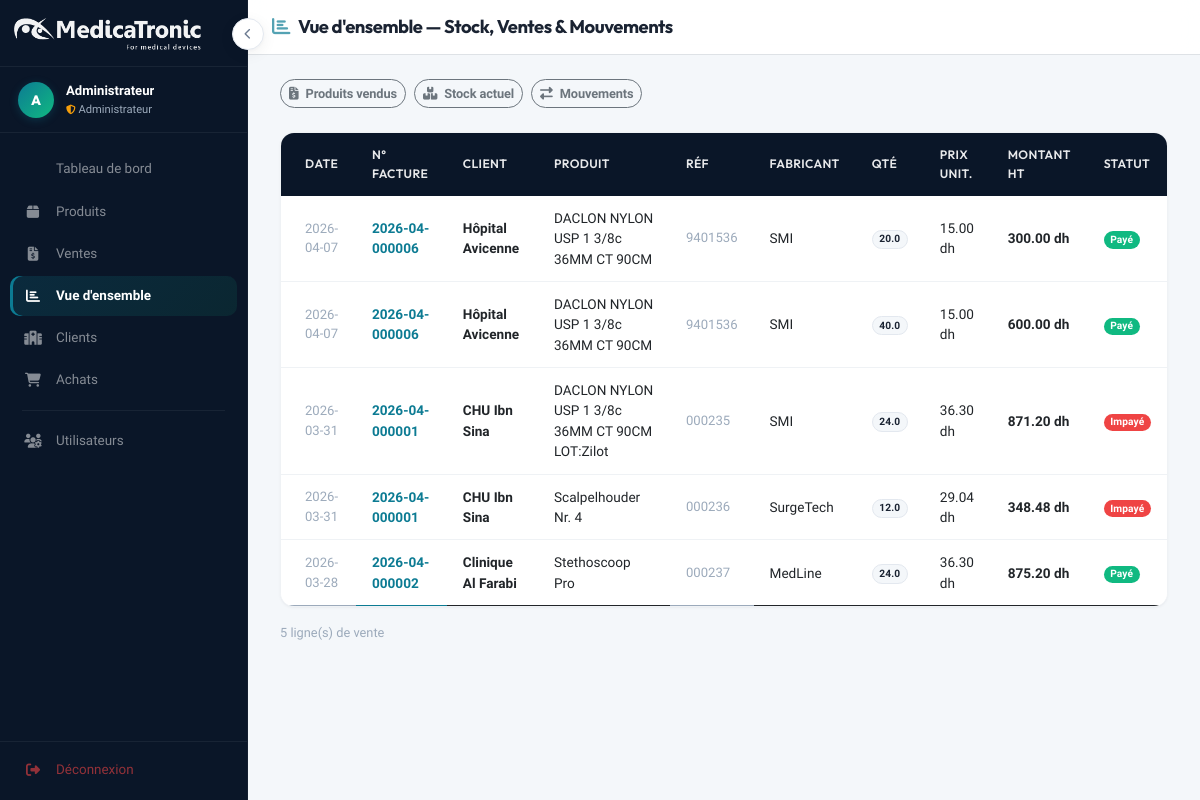
Before: /overview (signed in) with the older database file.
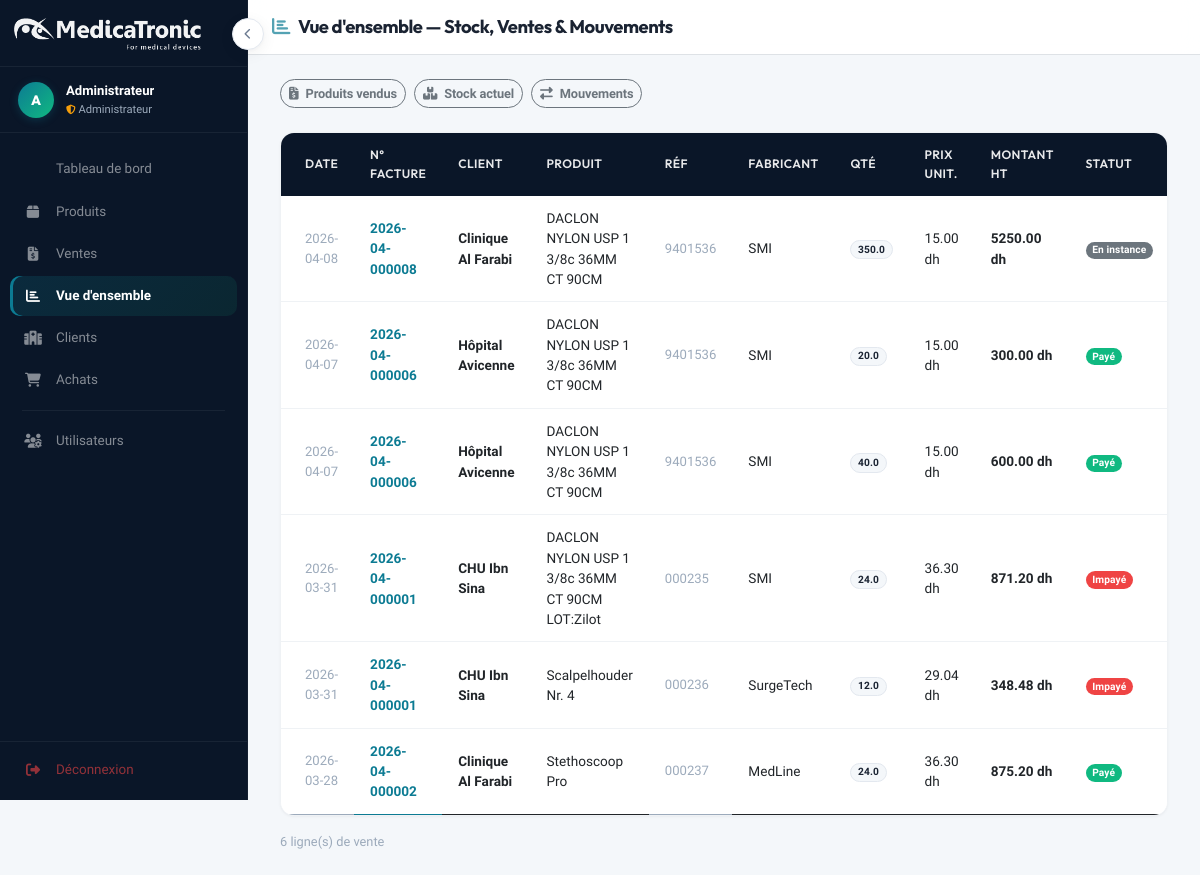
After: the same page with the newer database file.
### tables this page shows
CREATE TABLE facture_lignes (
    id             INTEGER PRIMARY KEY AUTOINCREMENT,
    facture_id     INTEGER NOT NULL,
    produit_id     INTEGER,
    lot_id         INTEGER,
    reference      TEXT,
    designation    TEXT,
    quantite       REAL    DEFAULT 1,
    prix_unitaire  REAL    DEFAULT 0,
    tva            REAL    DEFAULT 20,
    remise         REAL    DEFAULT 0,
    montant_ht     REAL    DEFAULT 0,
    FOREIGN KEY (facture_id) REFERENCES factures(id)  ON DELETE CASCADE,
    FOREIGN KEY (produit_id) REFERENCES produits(id),
    FOREIGN KEY (lot_id)     REFERENCES lots(id)
);

CREATE TABLE factures (
    id                  INTEGER PRIMARY KEY AUTOINCREMENT,
    numero              TEXT UNIQUE,
    client_id           INTEGER,
    date_facture        TEXT,
    date_echeance       TEXT,
    devise              TEXT    DEFAULT 'MAD',
    emplacement_stock   TEXT,
    contact_commercial  TEXT,
    modele              TEXT,
    objet               TEXT,
    remarques           TEXT,
    conditions          TEXT,
    statut              TEXT    DEFAULT 'En instance',
    montant_ht          REAL    DEFAULT 0,
    remise_globale      REAL    DEFAULT 0,
    montant_tva         REAL    DEFAULT 0,
    ajustement          REAL    DEFAULT 0,
    montant_ttc         REAL    DEFAULT 0,
    FOREIGN KEY (client_id) REFERENCES clients(id)
);

CREATE TABLE clients (
    id   INTEGER PRIMARY KEY AUTOINCREMENT,
    nom  TEXT NOT NULL,
    type TEXT DEFAULT 'Hôpital'
, adresse TEXT, ville TEXT, telephone TEXT, email TEXT, code_client TEXT, ice TEXT, identifiant_fiscal TEXT, code_postal TEXT, region TEXT, pays TEXT DEFAULT "Maroc", gsm TEXT, contact TEXT, tarification TEXT DEFAULT "T1", categorie_client TEXT, latitude TEXT, longitude TEXT, adresse_facturation TEXT, ville_facturation TEXT, region_facturation TEXT, code_postal_facturation TEXT, pays_facturation TEXT, adresse_livraison TEXT, ville_livraison TEXT, region_livraison TEXT, code_postal_livraison TEXT, pays_livraison TEXT, actif INTEGER DEFAULT 1);

CREATE TABLE produits (
    id                  INTEGER PRIMARY KEY AUTOINCREMENT,
    reference           TEXT,
    nom                 TEXT NOT NULL,
    description         TEXT,
    code_barres         TEXT,
    prix_revient_ttc    REAL    DEFAULT 0,
    prix_dernier_achat  REAL    DEFAULT 0,
    stock_min_securite  INTEGER DEFAULT 0,
    type_element_id     INTEGER,
    tag                 TEXT,
    categorie_id        INTEGER,
    marque              TEXT,
    emplacement         TEXT,
    bloc                TEXT,
    rangee              TEXT,
    statut              TEXT    DEFAULT 'Actif',
    tva                 REAL    DEFAULT 20,
    no_fiche            TEXT,
    prix_tarif_1        REAL    DEFAULT 20,
    prix_tarif_2        REAL    DEFAULT 14.15,
    prix_tarif_3        REAL    DEFAULT 75,
    FOREIGN KEY (type_element_id) REFERENCES types_element(id),
    FOREIGN KEY (categorie_id)    REFERENCES categories(id)
);

### app.py (the view)
@app.route('/overview')
@login_required
def overview():
    conn   = get_db_connection()
    filtre = request.args.get('type', 'all')  # all | vendu | stock | mouvement
    ventes_rows = conn.execute('''
        SELECT fl.designation, fl.reference, fl.quantite, fl.prix_unitaire,
               fl.montant_ht, f.date_facture, f.numero AS facture_num,
               cl.nom AS client_nom, f.statut,
               p.marque
        FROM facture_lignes fl
        JOIN factures f ON fl.facture_id = f.id
        LEFT JOIN clients cl ON f.client_id = cl.id
        LEFT JOIN produits p ON fl.produit_id = p.id
        ORDER BY f.date_facture DESC
        LIMIT 200
    ''').fetchall()
    stock_rows = conn.execute('''
        SELECT p.nom, p.reference, p.marque,
               l.lot_numero, l.warehouse, l.bloc, l.rangee,
               l.quantite, l.date_expiration
        FROM lots l
        JOIN produits p ON l.produit_id = p.id
        WHERE l.quantite > 0
        ORDER BY p.marque, p.nom
    ''').fetchall()
    mvt_rows = conn.execute('''
        SELECT m.*, p.nom AS produit_nom, p.reference AS produit_ref, p.marque
        FROM mouvements m
        JOIN produits p ON m.produit_id = p.id
        ORDER BY m.date_mvt DESC
        LIMIT 200
    ''').fetchall()
    conn.close()
    return render_template('overview.html',
                           ventes_rows=ventes_rows,
                           stock_rows=stock_rows,
                           mvt_rows=mvt_rows,
                           filtre=filtre)

### app.py (called while the page is built)
def get_db_connection():
    conn = sqlite3.connect('database.db')
    conn.row_factory = sqlite3.Row
    conn.execute("PRAGMA foreign_keys = ON")
    return conn

def login_required(f):
    @functools.wraps(f)
    def decorated(*args, **kwargs):
        if 'user_id' not in session:
            return redirect(url_for('login', next=request.url))
        return f(*args, **kwargs)
    return decorated

### templates/overview.html (shortened to what this page needs)
<!DOCTYPE html>
<html lang="fr">
<head>
    <link href="https://cdn.jsdelivr.net/npm/bootstrap@5.3.0/dist/css/bootstrap.min.css" rel="stylesheet">
    <link rel="stylesheet" href="https://cdnjs.cloudflare.com/ajax/libs/font-awesome/6.4.0/css/all.min.css">
    <link rel="stylesheet" href="{{ url_for('static', filename='style.css') }}">
</head>
<body>
{% include '_sidebar.html' %}
<div class="main-content">
    <div class="bg-white border-bottom px-4 py-3">
        <h5 class="fw-bold mb-0 heading" style="font-size:1.15rem;">
            <i class="fas fa-chart-bar me-2" style="color:var(--primary); opacity:0.7;"></i>Vue d'ensemble &mdash; Stock, Ventes &amp; Mouvements
        </h5>
    </div>
    <div class="content-padding">
        <div class="d-flex gap-2 mb-4 animate-in">
            <a href="{{ url_for('overview', type='ventes') }}"
               class="btn btn-sm {% if filtre == 'ventes' %}btn-info text-white{% else %}btn-outline-secondary{% endif %}"
               style="border-radius:var(--radius-full); font-size:0.8rem;">
                <i class="fas fa-file-invoice-dollar me-1"></i> Produits vendus
            </a>
            <a href="{{ url_for('overview', type='stock') }}"
               class="btn btn-sm {% if filtre == 'stock' %}btn-info text-white{% else %}btn-outline-secondary{% endif %}"
               style="border-radius:var(--radius-full); font-size:0.8rem;">
                <i class="fas fa-boxes me-1"></i> Stock actuel
            </a>
            <a href="{{ url_for('overview', type='mouvement') }}"
               class="btn btn-sm {% if filtre == 'mouvement' %}btn-info text-white{% else %}btn-outline-secondary{% endif %}"
               style="border-radius:var(--radius-full); font-size:0.8rem;">
                <i class="fas fa-exchange-alt me-1"></i> Mouvements
            </a>
        </div>
        {% if filtre == 'stock' %}
        <div class="table-container">
            <table class="table align-middle mb-0">
                <thead>
                    <tr>
                        <th class="ps-4">Produit</th>
                        <th>R&eacute;f&eacute;rence</th>
                        <th>Fabricant</th>
                        <th>N&deg; Lot</th>
                        <th>Warehouse</th>
                        <th>Bloc</th>
                        <th>Rang&eacute;e</th>
                        <th>Quantit&eacute;</th>
                        <th>Expiration</th>
                    </tr>
                </thead>
                <tbody>
                    {% for row in stock_rows %}
                    <tr>
                        <td class="ps-4 fw-semibold">{{ row.nom }}</td>
                        <td style="color:var(--text-tertiary); font-size:0.82rem;">{{ row.reference or '&mdash;' }}</td>
                        <td>
                            {% if row.marque %}
                            <span class="badge" style="background:var(--bg); color:var(--text); border:1px solid var(--border);">{{ row.marque }}</span>
                            {% else %}&mdash;{% endif %}
                        </td>
                        <td style="color:var(--text-tertiary); font-size:0.82rem;">{{ row.lot_numero or '&mdash;' }}</td>
                        <td>
                            {% if row.warehouse %}
                            <i class="fas fa-warehouse me-1" style="color:var(--primary); font-size:0.75rem;"></i>{{ row.warehouse }}
                            {% else %}&mdash;{% endif %}
                        </td>
                        <td style="color:var(--text-tertiary); font-size:0.82rem;">{{ row.bloc or '&mdash;' }}</td>
                        <td style="color:var(--text-tertiary); font-size:0.82rem;">{{ row.rangee or '&mdash;' }}</td>
                        <td><span class="badge" style="background:var(--primary-light); color:var(--primary);">{{ row.quantite }}</span></td>
                        <td style="color:var(--text-tertiary); font-size:0.82rem;">{{ row.date_expiration or '&mdash;' }}</td>
                    </tr>
                    {% else %}
                    <tr><td colspan="9" class="empty-state"><i class="fas fa-box-open"></i>Aucun stock enregistr&eacute;.</td></tr>
                    {% endfor %}
                </tbody>
            </table>
        </div>
        <div class="mt-3" style="color:var(--text-tertiary); font-size:0.8rem; font-weight:500;">{{ stock_rows|length }} lot(s) en stock</div>
        {% else %}
        <div class="table-container">
            <table class="table align-middle mb-0">
                <thead>
                    <tr>
                        <th class="ps-4">Date</th>
                        <th>N&deg; Facture</th>
                        <th>Client</th>
                        <th>Produit</th>
                        <th>R&eacute;f</th>
                        <th>Fabricant</th>
                        <th>Qt&eacute;</th>
                        <th>Prix unit.</th>
                        <th>Montant HT</th>
                        <th>Statut</th>
                    </tr>
                </thead>
                <tbody>
                    {% for row in ventes_rows %}
                    <tr>
                        <td class="ps-4" style="color:var(--text-tertiary); font-size:0.82rem;">{{ row.date_facture or '&mdash;' }}</td>
                        <td class="fw-bold" style="color:var(--primary);">{{ row.facture_num or '&mdash;' }}</td>
                        <td class="fw-semibold">{{ row.client_nom or '&mdash;' }}</td>
                        <td>{{ row.designation or '&mdash;' }}</td>
                        <td style="color:var(--text-tertiary); font-size:0.82rem;">{{ row.reference or '&mdash;' }}</td>
                        <td>{{ row.marque or '&mdash;' }}</td>
                        <td><span class="badge" style="background:var(--bg); color:var(--text); border:1px solid var(--border);">{{ row.quantite }}</span></td>
                        <td>{{ "%.2f"|format(row.prix_unitaire or 0) }} dh</td>
                        <td class="fw-bold">{{ "%.2f"|format(row.montant_ht or 0) }} dh</td>
                        <td>
                            {% if row.statut == 'Pay\u00e9' %}
                                <span class="badge bg-success">Pay&eacute;</span>
                            {% elif row.statut == 'Impay\u00e9' %}
                                <span class="badge bg-danger">Impay&eacute;</span>
                            {% else %}
                                <span class="badge bg-secondary">{{ row.statut }}</span>
                            {% endif %}
                        </td>
                    </tr>
                    {% else %}
                    <tr><td colspan="10" class="empty-state"><i class="fas fa-box-open"></i>Aucune vente enregistr&eacute;e.</td></tr>
                    {% endfor %}
                </tbody>
            </table>
        </div>
        <div class="mt-3" style="color:var(--text-tertiary); font-size:0.8rem; font-weight:500;">{{ ventes_rows|length }} ligne(s) de vente</div>
        {% endif %}
    </div>
</div>
</body>
</html>

### templates/_sidebar.html (shortened to what this page needs)
<button class="sidebar-toggle-btn" id="sidebarToggle" onclick="toggleSidebar()" title="Menu">
    <i class="fas fa-chevron-left" id="sidebarToggleIcon"></i>
</button>
<div class="sidebar" id="sidebar">
    <div class="sidebar-brand" style="padding:18px 14px 16px; gap:0;">
        <img src="{{ url_for('static', filename='Logo_medicatronic.png') }}" alt="MedicaTronic"
             class="sidebar-logo-full"
             style="height:32px; filter:brightness(0) invert(1); opacity:0.95; transition: opacity 0.25s ease, width 0.25s ease;">
    </div>
    <div class="sidebar-user">
        <div class="user-avatar">
            {{ session.get('nom', session.get('username', '?'))[0]|upper }}
        </div>
        <div class="sidebar-text user-info">
            <div class="user-name">{{ session.get('nom', session.get('username', '')) }}</div>
            <div class="user-role">
                {% if session.get('role') == 'admin' %}
                <i class="fas fa-shield-alt" style="color:#F59E0B; font-size:0.6rem;"></i> Administrateur
                {% else %}
                <i class="fas fa-user-check" style="color:#10B981; font-size:0.6rem;"></i> Employ&eacute;
                {% endif %}
            </div>
        </div>
    </div>
    <nav class="mt-2">
        <a href="{{ url_for('index') }}"
           class="nav-link {% if request.endpoint == 'index' %}active{% endif %}">
            <span class="sidebar-text">Tableau de bord</span>
        </a>
        <a href="{{ url_for('producten') }}"
           class="nav-link {% if request.endpoint in ['producten','produit_detail','add','edit_produit'] %}active{% endif %}">
            <i class="fas fa-box nav-icon"></i>
            <span class="sidebar-text">Produits</span>
        </a>
        <a href="{{ url_for('ventes') }}"
           class="nav-link {% if request.endpoint in ['ventes','new_facture','edit_facture','print_facture'] %}active{% endif %}">
            <i class="fas fa-file-invoice-dollar nav-icon"></i>
            <span class="sidebar-text">Ventes</span>
        </a>
        <a href="{{ url_for('overview') }}"
           class="nav-link {% if request.endpoint == 'overview' %}active{% endif %}">
            <i class="fas fa-chart-bar nav-icon"></i>
            <span class="sidebar-text">Vue d'ensemble</span>
        </a>
        <a href="{{ url_for('clients_list') }}"
           class="nav-link {% if request.endpoint in ['clients_list','new_client','client_detail','edit_client'] %}active{% endif %}">
            <i class="fas fa-hospital nav-icon"></i>
            <span class="sidebar-text">Clients</span>
        </a>
        <a href="#" class="nav-link">
            <i class="fas fa-shopping-cart nav-icon"></i>
            <span class="sidebar-text">Achats</span>
        </a>
        {% if session.get('role') == 'admin' %}
        <div class="nav-divider"></div>
        <a href="{{ url_for('admin_users') }}"
           class="nav-link {% if request.endpoint == 'admin_users' %}active{% endif %}">
            <i class="fas fa-users-cog nav-icon"></i>
            <span class="sidebar-text">Utilisateurs</span>
        </a>
        {% endif %}
    </nav>
    <div class="sidebar-bottom">
        <a href="{{ url_for('logout') }}" class="nav-link text-danger-soft">
            <i class="fas fa-sign-out-alt nav-icon"></i>
            <span class="sidebar-text">D&eacute;connexion</span>
        </a>
    </div>
</div>

Changed rows visible on the page:
added facture_lignes: date_facture "2026-04-08", numero "2026-04-000008", nom "Clinique Al Farabi", designation "DACLON NYLON USP 1 3/8c 36MM CT 90CM", reference "9401536", marque "SMI", quantite "350.0", prix_unitaire "15.00", montant_ht "5250.00", statut "En instance"
Other visible differences:
{{ ventes_rows|length }}: "5" → "6"
